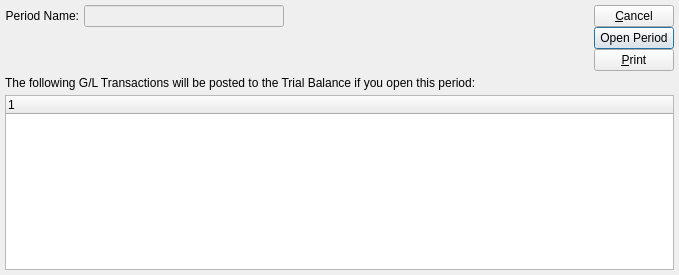
<ui version="4.0" >
 <author></author>
 <comment>This file is part of the xTuple ERP: PostBooks Edition, a free and
open source Enterprise Resource Planning software suite,
Copyright (c) 1999-2011 by OpenMFG LLC, d/b/a xTuple.
It is licensed to you under the Common Public Attribution License
version 1.0, the full text of which (including xTuple-specific Exhibits)
is available at www.xtuple.com/CPAL.  By using this software, you agree
to be bound by its terms.</comment>
 <class>unpostedGLTransactions</class>
 <widget class="QDialog" name="unpostedGLTransactions" >
  <property name="geometry" >
   <rect>
    <x>0</x>
    <y>0</y>
    <width>679</width>
    <height>275</height>
   </rect>
  </property>
  <property name="windowTitle" >
   <string>Unposted G/L Transactions</string>
  </property>
  <layout class="QVBoxLayout" >
   <property name="margin" >
    <number>5</number>
   </property>
   <property name="spacing" >
    <number>5</number>
   </property>
   <item>
    <layout class="QHBoxLayout" >
     <property name="margin" >
      <number>0</number>
     </property>
     <property name="spacing" >
      <number>6</number>
     </property>
     <item>
      <layout class="QVBoxLayout" >
       <property name="margin" >
        <number>0</number>
       </property>
       <property name="spacing" >
        <number>5</number>
       </property>
       <item>
        <layout class="QHBoxLayout" >
         <property name="margin" >
          <number>0</number>
         </property>
         <property name="spacing" >
          <number>5</number>
         </property>
         <item>
          <widget class="QLabel" name="_periodLit" >
           <property name="text" >
            <string>Period Name:</string>
           </property>
           <property name="alignment" >
            <set>Qt::AlignRight|Qt::AlignTrailing|Qt::AlignVCenter</set>
           </property>
          </widget>
         </item>
         <item>
          <widget class="QLineEdit" name="_period" >
           <property name="enabled" >
            <bool>false</bool>
           </property>
          </widget>
         </item>
        </layout>
       </item>
       <item>
        <spacer>
         <property name="orientation" >
          <enum>Qt::Vertical</enum>
         </property>
         <property name="sizeHint" >
          <size>
           <width>20</width>
           <height>0</height>
          </size>
         </property>
        </spacer>
       </item>
      </layout>
     </item>
     <item>
      <layout class="QVBoxLayout" >
       <property name="margin" >
        <number>0</number>
       </property>
       <property name="spacing" >
        <number>5</number>
       </property>
       <item>
        <widget class="DateCluster" name="_dates" >
         <property name="enabled" >
          <bool>false</bool>
         </property>
         <property name="focusPolicy" >
          <enum>Qt::StrongFocus</enum>
         </property>
        </widget>
       </item>
       <item>
        <spacer>
         <property name="orientation" >
          <enum>Qt::Vertical</enum>
         </property>
         <property name="sizeHint" >
          <size>
           <width>20</width>
           <height>0</height>
          </size>
         </property>
        </spacer>
       </item>
      </layout>
     </item>
     <item>
      <spacer>
       <property name="orientation" >
        <enum>Qt::Horizontal</enum>
       </property>
       <property name="sizeHint" >
        <size>
         <width>40</width>
         <height>20</height>
        </size>
       </property>
      </spacer>
     </item>
     <item>
      <layout class="QVBoxLayout" >
       <property name="margin" >
        <number>0</number>
       </property>
       <property name="spacing" >
        <number>0</number>
       </property>
       <item>
        <widget class="QPushButton" name="_cancel" >
         <property name="text" >
          <string>&amp;Cancel</string>
         </property>
        </widget>
       </item>
       <item>
        <widget class="QPushButton" name="_ok" >
         <property name="text" >
          <string>Open Period</string>
         </property>
         <property name="autoDefault" >
          <bool>true</bool>
         </property>
         <property name="default" >
          <bool>true</bool>
         </property>
        </widget>
       </item>
       <item>
        <widget class="QPushButton" name="_print" >
         <property name="text" >
          <string>&amp;Print</string>
         </property>
        </widget>
       </item>
       <item>
        <spacer>
         <property name="orientation" >
          <enum>Qt::Vertical</enum>
         </property>
         <property name="sizeHint" >
          <size>
           <width>20</width>
           <height>0</height>
          </size>
         </property>
        </spacer>
       </item>
      </layout>
     </item>
    </layout>
   </item>
   <item>
    <widget class="QLabel" name="_gltransLit" >
     <property name="text" >
      <string>The following G/L Transactions will be posted to the Trial Balance if you open this period:</string>
     </property>
    </widget>
   </item>
   <item>
    <widget class="XTreeWidget" name="_gltrans" />
   </item>
  </layout>
 </widget>
 <customwidgets>
  <customwidget>
   <class>DateCluster</class>
   <extends>QWidget</extends>
   <header>datecluster.h</header>
  </customwidget>
  <customwidget>
   <class>XTreeWidget</class>
   <extends>QTreeWidget</extends>
   <header>xtreewidget.h</header>
  </customwidget>
 </customwidgets>
 <tabstops>
  <tabstop>_period</tabstop>
  <tabstop>_dates</tabstop>
  <tabstop>_gltrans</tabstop>
  <tabstop>_cancel</tabstop>
  <tabstop>_ok</tabstop>
  <tabstop>_print</tabstop>
 </tabstops>
 <resources/>
 <connections>
  <connection>
   <sender>_cancel</sender>
   <signal>clicked()</signal>
   <receiver>unpostedGLTransactions</receiver>
   <slot>reject()</slot>
   <hints>
    <hint type="sourcelabel" >
     <x>614</x>
     <y>22</y>
    </hint>
    <hint type="destinationlabel" >
     <x>339</x>
     <y>137</y>
    </hint>
   </hints>
  </connection>
  <connection>
   <sender>_ok</sender>
   <signal>clicked()</signal>
   <receiver>unpostedGLTransactions</receiver>
   <slot>accept()</slot>
   <hints>
    <hint type="sourcelabel" >
     <x>614</x>
     <y>54</y>
    </hint>
    <hint type="destinationlabel" >
     <x>339</x>
     <y>137</y>
    </hint>
   </hints>
  </connection>
 </connections>
</ui>
